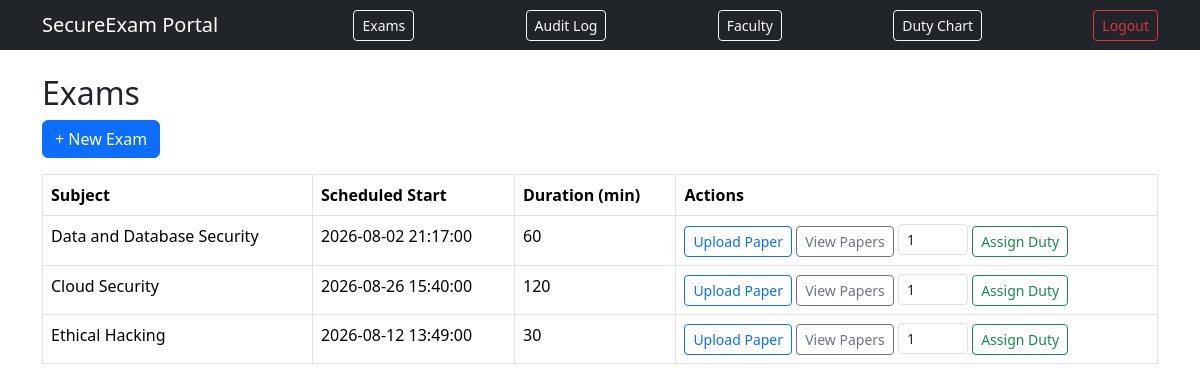
Page /exams (signed in) on the earlier database version.
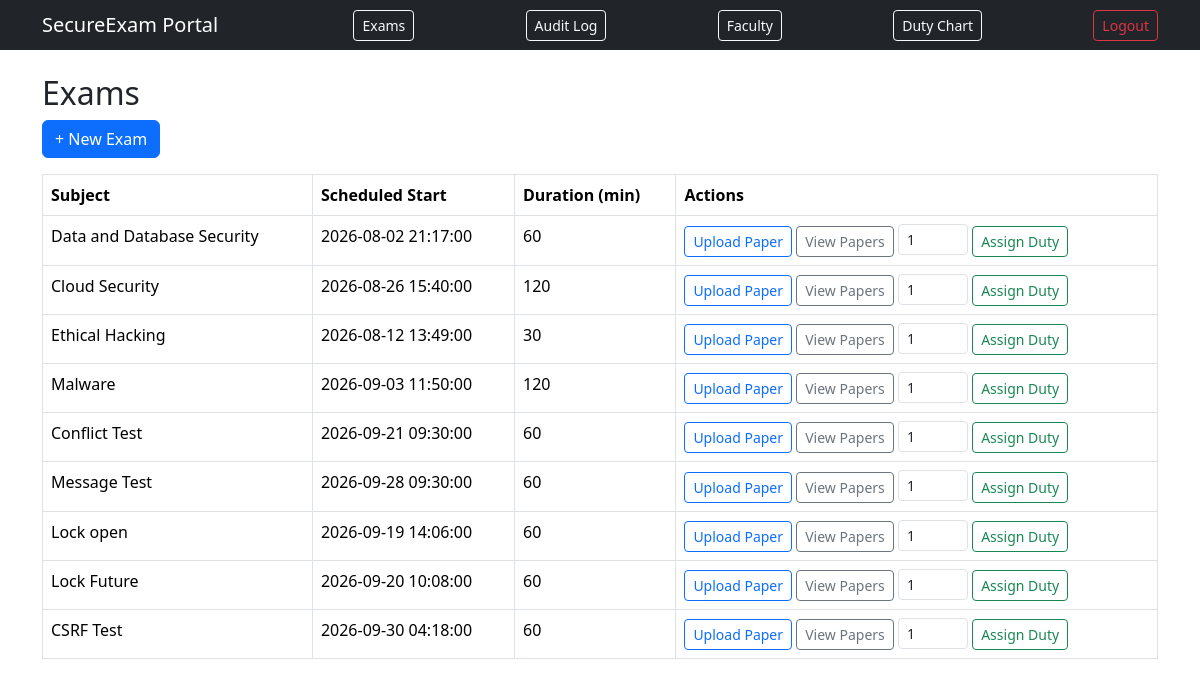
Same page on the later database version.
### app/models.py (models this page shows)
class Exam(db.Model):
    id = db.Column(db.Integer, primary_key=True)
    subject = db.Column(db.String(120), nullable=False)
    scheduled_start = db.Column(db.DateTime, nullable=False)
    duration_minutes = db.Column(db.Integer, nullable=False)

### app/exams/routes.py (the view)
@exams_bp.route('/exams')
@login_required
def list_exams():
    exams = Exam.query.all()
    return render_template('exams/list.html', exams=exams)

### app/templates/exams/list.html (shortened to what this page needs)
{% extends "base.html" %}
{% block content %}
<h2>Exams</h2>
<a href="{{ url_for('exams.new_exam') }}" class="btn btn-primary mb-3">+ New Exam</a>
<table class="table table-bordered">
  <thead>
    <tr><th>Subject</th><th>Scheduled Start</th><th>Duration (min)</th><th>Actions</th></tr>
  </thead>
  <tbody>
    {% for exam in exams %}
    <tr>
      <td>{{ exam.subject }}</td>
      <td>{{ exam.scheduled_start }}</td>
      <td>{{ exam.duration_minutes }}</td>
      <td>
       <a href="{{ url_for('exams.upload_paper', exam_id=exam.id) }}" class="btn btn-sm btn-outline-primary">Upload Paper</a>
        <a href="{{ url_for('exams.list_papers', exam_id=exam.id) }}" class="btn btn-sm btn-outline-secondary">View Papers</a>
        <form method="POST" action="{{ url_for('faculty.assign_duty', exam_id=exam.id) }}" style="display:inline;">
                    <input type="number" name="num_invigilators" value="1" min="1" max="10" class="form-control form-control-sm d-inline-block" style="width:70px;" title="Number of invigilators">
          <button type="submit" class="btn btn-sm btn-outline-success">Assign Duty</button>
        </form>
      </td>
    </tr>
    {% endfor %}
  </tbody>
</table>
{% endblock %}

### app/templates/base.html (shortened to what this page needs)
<!DOCTYPE html>
<html lang="en">
<head>
    <link href="https://cdn.jsdelivr.net/npm/bootstrap@5.3.3/dist/css/bootstrap.min.css" rel="stylesheet">
</head>
<body>
    <nav class="navbar navbar-dark bg-dark">
        <div class="container">
          <span class="navbar-brand mb-0 h1">SecureExam Portal</span>
        <a href="/exams" class="btn btn-outline-light btn-sm ms-3">Exams</a>
        <a href="/audit-log" class="btn btn-outline-light btn-sm ms-2">Audit Log</a>
        <a href="/faculty" class="btn btn-outline-light btn-sm ms-2">Faculty</a>
        <a href="/faculty/duty-chart" class="btn btn-outline-light btn-sm ms-2">Duty Chart</a>
        <a href="/logout" class="btn btn-outline-danger btn-sm ms-2">Logout</a>
        </div>
    </nav>
       <div class="container mt-4">
        {% block content %}{% endblock %}
    </div>
</body>
</html>

Differences in the rows shown:
added Exam: subject "Malware", scheduled_start "2026-09-03 11:50:00", duration_minutes "120"
added Exam: subject "Conflict Test", scheduled_start "2026-09-21 09:30:00", duration_minutes "60"
added Exam: subject "Message Test", scheduled_start "2026-09-28 09:30:00", duration_minutes "60"
added Exam: subject "Lock open", scheduled_start "2026-09-19 14:06:00", duration_minutes "60"
added Exam: subject "Lock Future", scheduled_start "2026-09-20 10:08:00", duration_minutes "60"
added Exam: subject "CSRF Test", scheduled_start "2026-09-30 04:18:00", duration_minutes "60"
